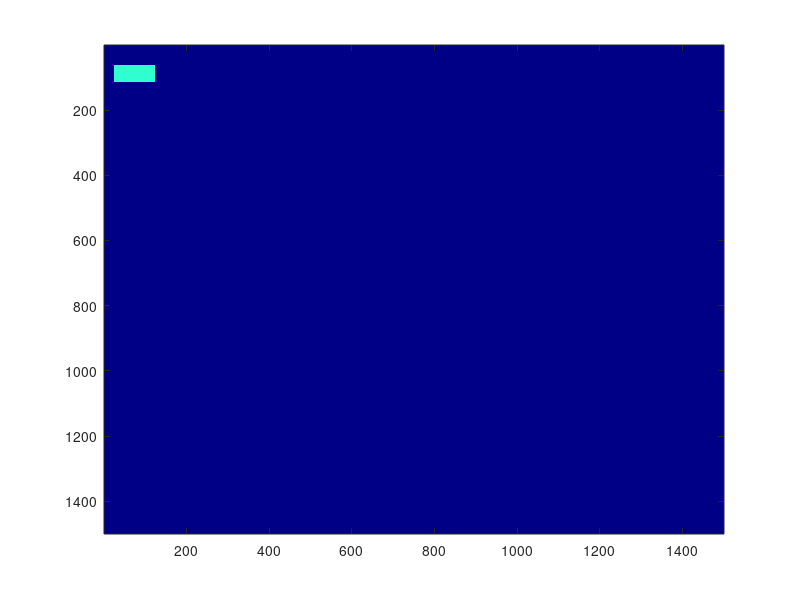

Write MATLAB code to recreate this figure. (Note: this script raises an error after producing the figure.)
b = zeros(1500,1500);
[b,~] = gray2ind(b);
b = ind2rgb(b,jet(150));
image(b)
hold on
type1 = [1 1; 1 1];
[type1,~] = gray2ind(type1);
type1 = ind2rgb(type1,jet(150));
image([50 100], [75 100], type1)

type2 = [2 2; 2 2];
[type2,~] = gray2ind(type2);
type2 = ind2rgb(type2,jet(150));
im = image([50 100], [150 175], type2);

insertText(im, [100 315 ], 'Peppers are good for you!');
insertText(im, [100 315 ], 'Peppers are good for you!');
hold off